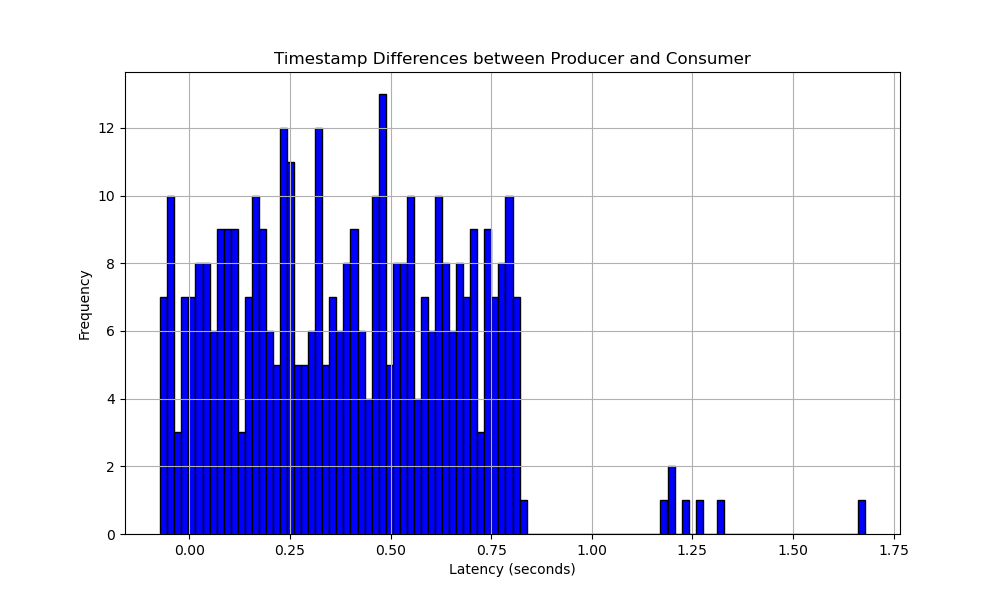

This figure's Python source:
import argparse
import matplotlib
matplotlib.use('Agg')
import matplotlib.pyplot as plt


def read_file(file_path):
    with open(file_path, 'r') as file:
        lines = file.readlines()
    return lines

def calculate_differences(producer_timestamps, consumer_timestamps):
    differences = []
    for prod_ts, cons_ts in zip(producer_timestamps, consumer_timestamps):
        prod_time = float(prod_ts)
        cons_time = float(cons_ts)
        difference = cons_time - prod_time
        differences.append(difference)
    return differences

def save_differences(differences, output_file):
    with open(output_file, 'w') as file:
        for diff in differences:
            file.write(f'{diff}\n')

#creating an histogram
def plot_histogram(differences, output_file):
    plt.figure(figsize=(10, 6))
    
    plt.hist(differences, bins=100, color='blue', edgecolor='black')
    plt.title('Timestamp Differences between Producer and Consumer')
    plt.xlabel('Latency (seconds)')
    plt.ylabel('Frequency')
    plt.grid(True)
    histogram_file = output_file.replace('.txt', '.png')
    plt.savefig(histogram_file)
    print(f'Histogram saved as {histogram_file}')

def main():
    parser = argparse.ArgumentParser(description='Calculate timestamp differences between producer and consumer')
    parser.add_argument('--output', required=True, help='Output file for the differences')
    args = parser.parse_args()

    producer_file = '../edgeless.prod'
    consumer_file = '../consumer/edgeless.cons'

    producer_lines = read_file(producer_file)
    consumer_lines = read_file(consumer_file)[1:] #skip the first line


    producer_timestamps = [line.strip().split(' ')[0] for line in producer_lines]
    consumer_timestamps = [line.strip().split(' - Payload: ')[0] for line in consumer_lines]

    if len(producer_timestamps) != len(consumer_timestamps):
        print("Warning: Producer and consumer files have different lengths")

    differences = calculate_differences(producer_timestamps, consumer_timestamps)
    save_differences(differences, args.output)
    plot_histogram(differences, args.output)

if __name__ == '__main__':
    main()
